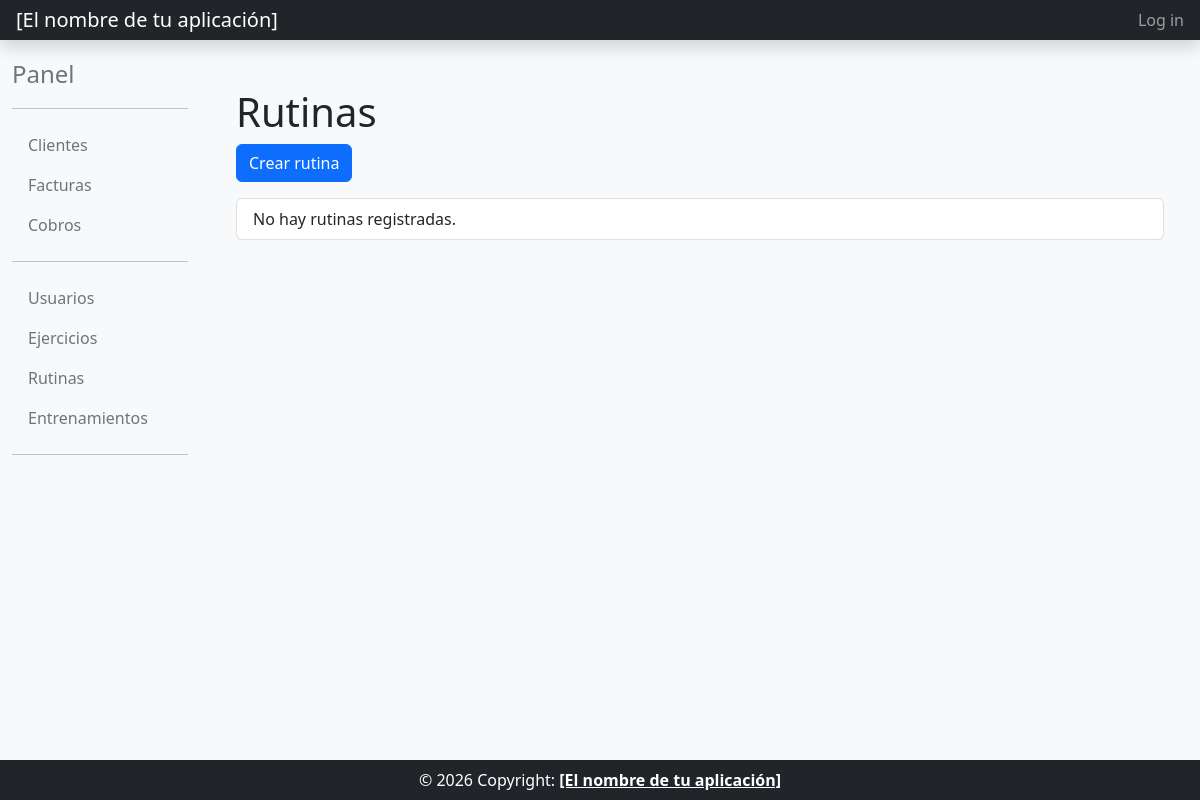
Page /core/rutinas/ on the earlier database version.
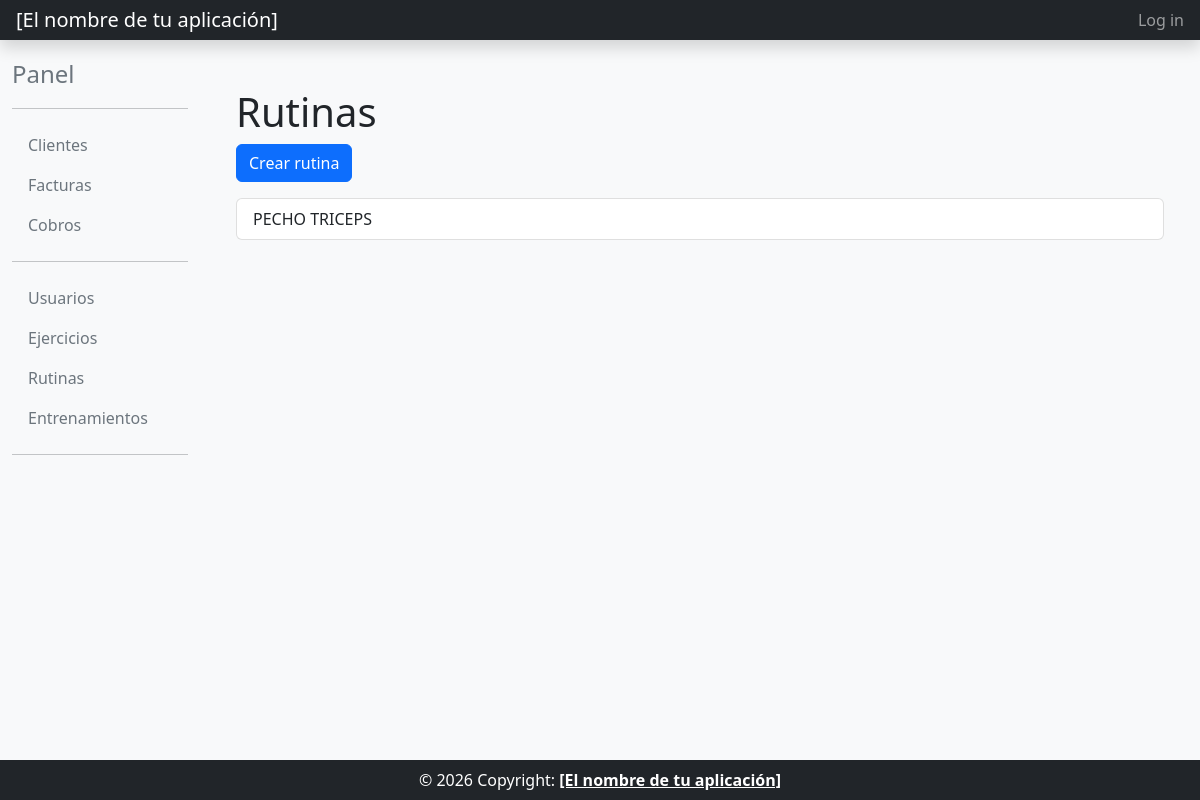
Same page on the later database version.
### core/models.py (models this page shows, shortened)
class Rutina(models.Model):
    nombre = models.CharField(max_length=25, primary_key=True)
    class Meta:
        verbose_name = "rutina"
        verbose_name_plural = "rutinas"
        ordering = ['nombre']

### core/views.py (the view)
class RutinaListView(OrderingListViewMixin, ListView):
    model = Rutina
    template_name = "rutina_list.html"
    paginate_by = 2

### common/mixins.py (called while the page is built)
    def get_queryset(self):
        queryset = super().get_queryset()
        ordering = self.request.GET.get('ordering')
        if ordering == 'asc':
            return queryset.order_by('pk')
        if ordering == 'desc':
            return queryset.order_by('-pk')
        return queryset

    def get_context_data(self, **kwargs):
        context = super().get_context_data(**kwargs)
        ordering = self.request.GET.get('ordering')
        context['ordering'] = ordering if ordering in ('asc', 'desc') else None
        return context

### core/templates/rutina_list.html (shortened to what this page needs)
{% extends "base_intranet.html" %}
{% block main_content %}
<div class="container">
    <h1>Rutinas</h1>
    <a href="{% url 'rutina_create' %}" class="btn btn-primary">Crear rutina</a>
    <div class="list-group mt-3">
        {% for rutina in object_list %}
            <a href="{% url 'rutina_detail' pk=rutina.pk %}" class="list-group-item list-group-item-action text-decoration-none">{{ rutina.nombre }}</a>
        {% empty %}
            <div class="list-group-item">No hay rutinas registradas.</div>
        {% endfor %}
    </div>
</div>
{% endblock main_content %}

Differences in the rows shown:
added Rutina: nombre "PECHO TRICEPS"
Other differences:
text no longer shown: "No hay rutinas registradas."
